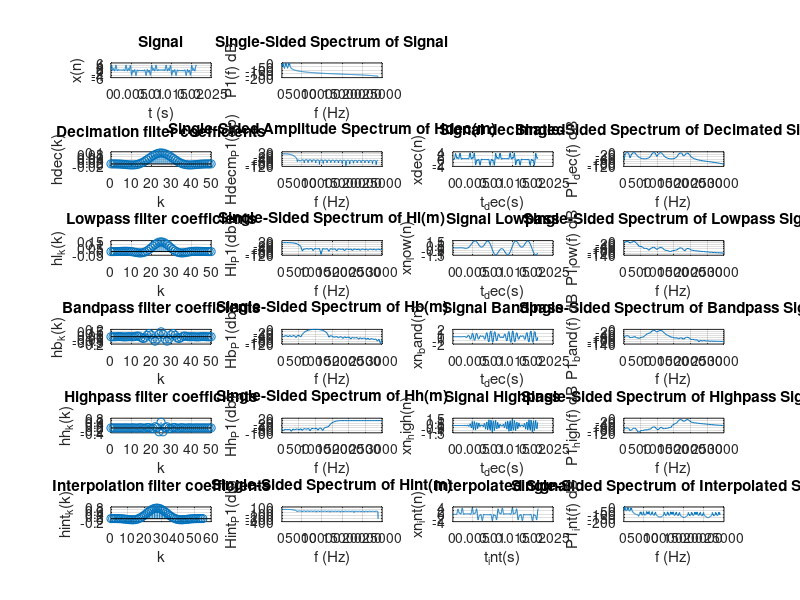

Recreate this plot in MATLAB.
% close all
clear

%-- common --
fs = 48000;         % Sampling frequency                    
Ts = 1/fs;          % Sampling period
fnyq = fs / 2;      % Nyquist frequency
L = 1024;           % Length of signal
t = (0:L-1)*Ts;     % Time vector

%-- signal --
f1 = 100;           % Signal frequency components
f2 = 300;           %
f3 = 900;           %
f4 = 1100;          %
f5 = 1700;          %
f6 = 1900;          %
xn = sin(2*pi*f1*t) + sin(2*pi*f2*t) + sin(2*pi*f3*t) + sin(2*pi*f4*t) + sin(2*pi*f5*t) + sin(2*pi*f6*t);   %Signal

%-- signal fft --
f = fs*(0:(L/2))/L;             % Freq. vector
xn_win = xn'.*hanning(L);       % Windowing signal
Xm = fft(xn_win);               % FFT
P2 = abs(Xm/L);                 %
P1 = P2(1:L/2+1);               % Single sided FFT
P1(2:end-1) = 2*P1(2:end-1);    %
P1_db = 20*log10(P1);           %

%-- decimation filter --
decimation = 8;                     % Decimation factor. 48000Hz -> 6000Hz
B = 2200;                           % Pass band for decimate filter
fs_dec = fs / decimation;           % Sampling frequency after decimation
fnyq_dec = fs_dec / 2;              % Nyquist frequency after decimation
fstop = fs_dec - B;                 % At fstop the attenuation must be aprox 60dB (10 ENOB) to avoid aliasing
n_hdec = 50;                        % Decimation filter order
hdec_k = fir1(n_hdec,(B/fnyq));     % Decimation filter coeficients

%-- decimation filter fft --
Hdecm = fft( [hdec_k zeros(1, L - length(hdec_k))] ); % Single sided FFT
Hdecm_P2 = abs(Hdecm/1);                % Don't divide because filter coefficients are already scaled
Hdecm_P1 = Hdecm_P2(1:L/2+1);           % 
Hdecm_P1(2:end-1) = Hdecm_P1(2:end-1);  %
Hdecm_P1_db = 20*log10(Hdecm_P1);       %

%-- decimate signal --
xn_dec = filter(hdec_k,1,xn);               % Filter signal
xn_dec = downsample(xn_dec, decimation);    % Downlsample signal
t_dec = downsample(t, decimation);          % Decimate time vector

%-- decimate signal fft --
L_dec = length(xn_dec);                 % Lenght of decimated signal
f_dec = fs_dec*(0:(L_dec/2))/L_dec;     % Decimated frequency vector
xn_dec_win = xn_dec'.*hanning(L_dec);   % Windowing
Xm_dec = fft(xn_dec_win);               % Single sided FFT
P2_dec = abs(Xm_dec/L_dec);             %
P1_dec = P2_dec(1:L_dec/2+1);           %
P1_dec(2:end-1) = 2*P1_dec(2:end-1);    %
P1_dec_db = 20*log10(P1_dec);           %

%-- lowpass filter --
hl_fpass = 400;                             % Lowpass filter cutoff=500Hz
n_hl = 50;                                  % Lowpass filter order
hl_k = fir1(n_hl,(hl_fpass/fnyq_dec));      % Lowpass filter coeficients

%-- lowpass filter fft --
Hlm = fft( [hl_k zeros(1, L_dec - length(hl_k))] );     % Lowpass frequency response
Hlm_P2 = abs(Hlm/1);                                    %
Hlm_P1 = Hlm_P2(1:L_dec/2+1);                           %
Hlm_P1(2:end-1) = Hlm_P1(2:end-1);                      %
Hlm_P1_db = 20*log10(Hlm_P1);                           %

%-- lowpass signal --
xn_low = filter(hl_k,1,xn_dec);

%-- lowpass signal fft --
xn_low_win = xn_low'.*hanning(L_dec);   % Windowing
Xm_low = fft(xn_low_win);               % Single sided FFT
P2_low = abs(Xm_low/L_dec);             %
P1_low = P2_low(1:L_dec/2+1);           %
P1_low(2:end-1) = 2*P1_low(2:end-1);    %
P1_low_db = 20*log10(P1_low);           %

%-- bandpass filter --
hb_fpass1 = 800;                            % Bandpass filter cutoff=800Hz
hb_fpass2 = 1200;                           % Bandpass filter cutoff=1200Hz
n_hb = 50;                                  % Bandpass filter order
hb_k = fir1(n_hb,[(hb_fpass1/fnyq_dec) (hb_fpass2/fnyq_dec)]);      % Bandpass filter coeficients

%-- bandpass filter fft --
Hbm = fft( [hb_k zeros(1, L_dec - length(hb_k))] );     % Bandpass frequency response
Hbm_P2 = abs(Hbm/1);                                    %
Hbm_P1 = Hbm_P2(1:L_dec/2+1);                           %
Hbm_P1(2:end-1) = Hbm_P1(2:end-1);                      %
Hbm_P1_db = 20*log10(Hbm_P1);                           %

%-- bandpass signal --
xn_band = filter(hb_k,1,xn_dec);

%-- bandpass signal fft --
xn_band_win = xn_band'.*hanning(L_dec);   % Windowing
Xm_band = fft(xn_band_win);               % Single sided FFT
P2_band = abs(Xm_band/L_dec);             %
P1_band = P2_band(1:L_dec/2+1);           %
P1_band(2:end-1) = 2*P1_band(2:end-1);    %
P1_band_db = 20*log10(P1_band);           %


%-- highpass filter --
hh_fpass = 1600;                            % Highpass filter cutoff=1600Hz
n_hh = 50;                                  % Highpass filter order
hh_k = fir1(n_hh,(hh_fpass/fnyq_dec),'high');      % Highpass filter coeficients

%-- highpass filter fft --
Hhm = fft( [hh_k zeros(1, L_dec - length(hh_k))] );     % Highpass frequency response
Hhm_P2 = abs(Hhm/1);                                    %
Hhm_P1 = Hhm_P2(1:L_dec/2+1);                           %
Hhm_P1(2:end-1) = Hhm_P1(2:end-1);                      %
Hhm_P1_db = 20*log10(Hhm_P1);                           %

%-- highpass signal --
xn_high = filter(hh_k,1,xn_dec);

%-- highpass signal fft --
xn_high_win = xn_high'.*hanning(L_dec);   % Windowing
Xm_high = fft(xn_high_win);               % Single sided FFT
P2_high = abs(Xm_high/L_dec);             %
P1_high = P2_high(1:L_dec/2+1);           %
P1_high(2:end-1) = 2*P1_high(2:end-1);    %
P1_high_db = 20*log10(P1_high);           %


%-- interpolation filter --
%hint_k = decimation * hdec_k;
n_int = 55;                        % Interpolation filter order. Multiple of 8 in order to use polyphase filter on cmsis-dsp
hint_k = fir1(n_int,(B/fnyq));     % Interpolation filter coeficients
hint_k = decimation * hint_k;       % To compensate for amplitude after upsampling

%-- highpass filter fft --
Hintm = fft( [hint_k zeros(1, L - length(hint_k))] );     % Highpass frequency response
Hintm_P2 = abs(Hintm/1);                                    %
Hintm_P1 = Hintm_P2(1:L/2+1);                           %
Hintm_P1(2:end-1) = Hintm_P1(2:end-1);                      %
Hintm_P1_db = 20*log10(Hintm_P1);                           %

%-- interpolated signal --
t_int = t;
xn_int = upsample(xn_dec, decimation);
xn_int = filter(hint_k,1,xn_int);

%-- interpolated signal fft --
xn_int_win = xn_int'.*hanning(L);   % Windowing
Xm_int = fft(xn_int_win);               % Single sided FFT
P2_int = abs(Xm_int/L);             %
P1_int = P2_int(1:L/2+1);           %
P1_int(2:end-1) = 2*P1_int(2:end-1);    %
P1_int_db = 20*log10(P1_int);           %



%-- plots --
%figure
subplot(6,4,1)
plot(t, xn)
grid on
title('Signal')
xlabel('t (s)')
ylabel('x(n)')

subplot(6,4,2)
plot(f,P1_db) 
% plot(f,P1) 
grid on
title('Single-Sided Spectrum of Signal')
xlabel('f (Hz)')
ylabel('P1(f) dB')

%-- decimate

subplot(6,4,5)
stem((0:n_hdec), hdec_k)
grid on
title('Decimation filter coefficients')
xlabel('k')
ylabel('hdec(k)')

subplot(6,4,6)
plot(f,Hdecm_P1_db) 
grid on
title('Single-Sided Amplitude Spectrum of Hdec(m)')
xlabel('f (Hz)')
ylabel('Hdecm_P1(db)')

subplot(6,4,7)
plot(t_dec, xn_dec)
grid on
title('Signal decimated')
xlabel('t_dec(s)')
ylabel('xdec(n)')

subplot(6,4,8)
% plot(f_dec,P1_dec) 
plot(f_dec,P1_dec_db) 
grid on
title('Single-Sided Spectrum of Decimated Signal')
xlabel('f (Hz)')
ylabel('P1_dec(f) dB')

%-- lowpas

subplot(6,4,9)
stem((0:n_hl), hl_k)
grid on
title('Lowpass filter coefficients')
xlabel('k')
ylabel('hl_k(k)')

subplot(6,4,10)
plot(f_dec,Hlm_P1_db) 
grid on
title('Single-Sided Spectrum of Hl(m)')
xlabel('f (Hz)')
ylabel('Hl_P1(db)')

subplot(6,4,11)
plot(t_dec, xn_low)
grid on
title('Signal Lowpass')
xlabel('t_dec(s)')
ylabel('xn_low(n)')

subplot(6,4,12)
% plot(f_dec,P1_low) 
plot(f_dec,P1_low_db) 
grid on
title('Single-Sided Spectrum of Lowpass Signal')
xlabel('f (Hz)')
ylabel('P1_low(f) dB')

%-- bandpass

subplot(6,4,13)
stem((0:n_hb), hb_k)
grid on
title('Bandpass filter coefficients')
xlabel('k')
ylabel('hb_k(k)')

subplot(6,4,14)
plot(f_dec,Hbm_P1_db) 
grid on
title('Single-Sided Spectrum of Hb(m)')
xlabel('f (Hz)')
ylabel('Hb_P1(db)')

subplot(6,4,15)
plot(t_dec, xn_band)
grid on
title('Signal Bandpass')
xlabel('t_dec(s)')
ylabel('xn_band(n)')

subplot(6,4,16)
% plot(f_dec,P1_band) 
plot(f_dec,P1_band_db) 
grid on
title('Single-Sided Spectrum of Bandpass Signal')
xlabel('f (Hz)')
ylabel('P1_band(f) dB')



%-- highpass

subplot(6,4,17)
stem((0:n_hh), hh_k)
grid on
title('Highpass filter coefficients')
xlabel('k')
ylabel('hh_k(k)')

subplot(6,4,18)
plot(f_dec,Hhm_P1_db) 
grid on
title('Single-Sided Spectrum of Hh(m)')
xlabel('f (Hz)')
ylabel('Hh_P1(db)')

subplot(6,4,19)
plot(t_dec, xn_high)
grid on
title('Signal Highpass')
xlabel('t_dec(s)')
ylabel('xn_high(n)')

subplot(6,4,20)
% plot(f_dec,P1_low) 
plot(f_dec,P1_high_db) 
grid on
title('Single-Sided Spectrum of Highpass Signal')
xlabel('f (Hz)')
ylabel('P1_high(f) dB')


%-- interpolation

subplot(6,4,21)
stem((0:length(hint_k)-1), hint_k)
grid on
title('Interpolation filter coefficients')
xlabel('k')
ylabel('hint_k(k)')

subplot(6,4,22)
plot(f,Hintm_P1_db) 
grid on
title('Single-Sided Spectrum of Hint(m)')
xlabel('f (Hz)')
ylabel('Hint_P1(db)')

subplot(6,4,23)
plot(t_int, xn_int)
grid on
title('Interpolated Signal')
xlabel('t_int(s)')
ylabel('xn_int(n)')

subplot(6,4,24)
% plot(f_dec,P1_low) 
plot(f,P1_int_db) 
grid on
title('Single-Sided Spectrum of Interpolated Signal')
xlabel('f (Hz)')
ylabel('P1_int(f) dB')


%-- prints --

%-- input signal
xn_str = sprintf('%ef,', xn);
xn_str = xn_str(1:end-1);
xn_str = strcat('float src[FILTER_DEC_SRC_BLOCK_SIZE] = {', xn_str , '};');

%-- decimation filter coefficients
hdec_k_str = sprintf('%ef,', hdec_k);
hdec_k_str = hdec_k_str(1:end-1);
hdec_k_str = strcat('float filter_dec_coeffs[FILTER_DEC_NTAPS] = {', hdec_k_str , '};');

%-- decimation signal
xn_dec_str = sprintf('%ef,', xn_dec);
xn_dec_str = xn_dec_str(1:end-1);
xn_dec_str = strcat('float test_dst[FILTER_DEC_DEST_BLOCK_SIZE] = {', xn_dec_str , '};');

%-- lowpass filter coefficients
hlow_k_str = sprintf('%ef,', hl_k);
hlow_k_str = hlow_k_str(1:end-1);
hlow_k_len_str = sprintf('%d', length(hl_k));
hlow_k_str = strcat('float filter_low_coeffs[FILTER_LOW_NTAPS] = {', hlow_k_str , '};');

%-- lowpass signal
xn_low_str = sprintf('%ef,', xn_low);
xn_low_str = xn_low_str(1:end-1);
xn_low_str = strcat('float test_low[FILTER_LOW_BLOCK_SIZE] = {', xn_low_str , '};');

%-- bandpass filter coefficients
hband_k_str = sprintf('%ef,', hb_k);
hband_k_str = hband_k_str(1:end-1);
hlband_k_len_str = sprintf('%d', length(hb_k));
hband_k_str = strcat('float filter_band_coeffs[FILTER_BAND_NTAPS] = {', hband_k_str , '};');

%-- bandpass signal
xn_band_str = sprintf('%ef,', xn_band);
xn_band_str = xn_band_str(1:end-1);
xn_band_str = strcat('float test_band[FILTER_BAND_BLOCK_SIZE] = {', xn_band_str , '};');

%-- highpass filter coefficients
hhigh_k_str = sprintf('%ef,', hh_k);
hhigh_k_str = hhigh_k_str(1:end-1);
hhigh_k_len_str = sprintf('%d', length(hh_k));
hhigh_k_str = strcat('float filter_high_coeffs[FILTER_HIGH_NTAPS] = {', hhigh_k_str , '};');

%-- highpass signal
xn_high_str = sprintf('%ef,', xn_high);
xn_high_str = xn_high_str(1:end-1);
xn_high_str = strcat('float test_high[FILTER_HIGH_BLOCK_SIZE] = {', xn_high_str , '};');

%-- interpolation filter coefficients
hint_k_str = sprintf('%ef,', hint_k);
hint_k_str = hint_k_str(1:end-1);
hint_k_str = strcat('const float filter_int_coeffs[FILTER_INT_NTAPS] = {', hint_k_str , '};');

%-- decimation signal
xn_int_str = sprintf('%ef,', xn_int);
xn_int_str = xn_int_str(1:end-1);
xn_int_str = strcat('float test_dst[] = {', xn_int_str , '};');

%-- create text file
fid = fopen('c_arrays.txt','wt');
fprintf(fid, '%s\n\n', hdec_k_str);
fprintf(fid, '%s\n\n', xn_str);
fprintf(fid, '%s\n\n', xn_dec_str);
fprintf(fid, '%s\n\n', hlow_k_str);
fprintf(fid, '%s\n\n', xn_low_str);
fprintf(fid, '%s\n\n', hband_k_str);
fprintf(fid, '%s\n\n', xn_band_str);
fprintf(fid, '%s\n\n', hhigh_k_str);
fprintf(fid, '%s\n\n', xn_high_str);
fprintf(fid, '%s\n\n', hint_k_str);
fprintf(fid, '%s\n\n', xn_int_str);
fclose(fid);
